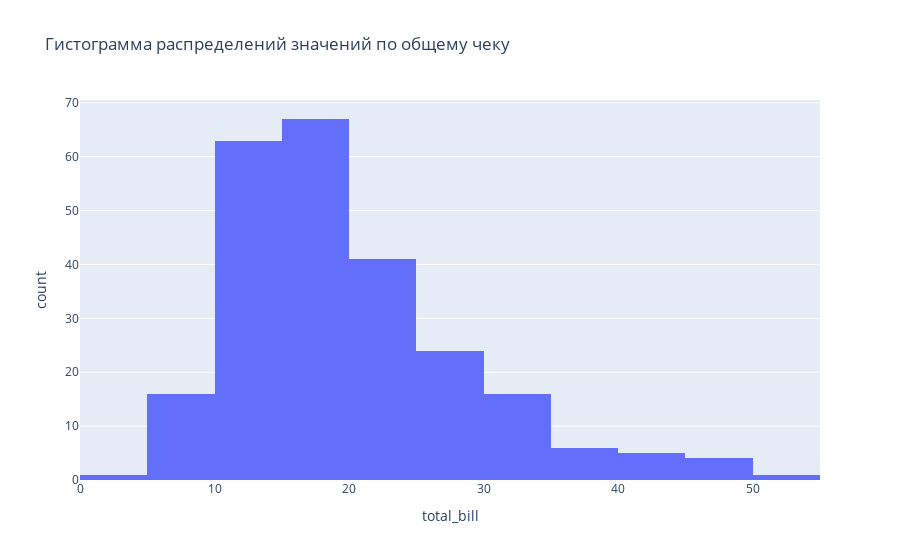

Source (notebook cell):
### Code cell
# Вариант 3
from plotly.offline import init_notebook_mode
init_notebook_mode(connected=True)
# Если мы хотим использовать plotly в офлайн-режиме и отображать графики внутри тетради Jupyter,
# нужно изменить аргумент connected на False или удалить его вообще, так как он по умолчанию равен False.

# Импортируем библиотеки plotly для работы с данными и построения графиков
import plotly.express as px

# Строим гистограмму распределения признака 'total_bill' с помощью функции histogram библиотеки plotly
# Указываем датафрейм в параметре data_frame, столбец 'total_bill' в параметре x и количество столбцов в параметре nbins
# Добавляем заголовок к гистограмме с помощью параметра title
fig = px.histogram(data_frame=tips, x='total_bill', nbins=10, title='Гистограмма распределений значений по общему чеку')

# Показываем гистограмму с помощью метода show объекта fig
fig.show()

### Figure 1 — Plotly figure (JSON) as saved in the notebook; plotly's stock layout.template omitted (floating-point values rounded to 4 significant figures; data arrays with more than 128 entries replaced by an {"elided": "..."} marker saying what was removed)
{"data": [{"alignmentgroup": "True", "bingroup": "x", "hovertemplate": "total_bill=%{x}<br>count=%{y}<extra></extra>", "legendgroup": "", "marker": {"color": "#636efa", "pattern": {"shape": ""}}, "name": "", "nbinsx": 10, "offsetgroup": "", "orientation": "v", "showlegend": false, "type": "histogram", "x": {"elided": "244 float values"}, "xaxis": "x", "yaxis": "y"}], "layout": {"barmode": "relative", "legend": {"tracegroupgap": 0}, "title": {"text": "Гистограмма распределений значений по общему чеку"}, "xaxis": {"anchor": "y", "domain": [0, 1], "title": {"text": "total_bill"}}, "yaxis": {"anchor": "x", "domain": [0, 1], "title": {"text": "count"}}}}
